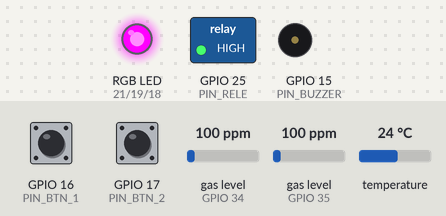
Bench run of a sketch on a simulated ESP32. On the bench: switched loads named in the sketch (green lamp = pin HIGH), an RGB LED mixed from three pins (HIGH = lit), buzzer (waves = sounding). The inputs (shaded band) are chosen by the test bench; at power-on: gas level (sensors on GPIO 34, GPIO 35) 100 ppm, GPIO 17 (PIN_BTN_2) LOW, GPIO 16 (PIN_BTN_1) LOW, temperature 24 °C. WiFi joins after 1.5 s; servers stay silent unless stated; EEPROM starts erased; no MQTT or app messages arrive unless stated; what the sketch prints to the serial monitor is not drawn.

Above: at 3.5 s.
3.6 s: gas level (sensor on GPIO 34) set to 482 ppm
7.2 s: gas level (sensor on GPIO 34) set to 512 ppm
At 11.4 s:
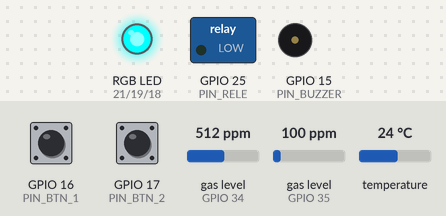
13.0 s: GPIO 17 (PIN_BTN_2) pulled HIGH for 1 s
15.5 s: gas level (sensor on GPIO 34) set to 20 ppm
At 16.9 s:
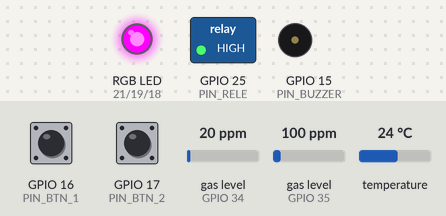
17.2 s: GPIO 16 (PIN_BTN_1) pulled HIGH for 0.15 s
At 18.4 s:
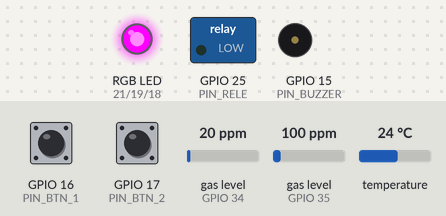
22.2 s: GPIO 16 (PIN_BTN_1) pulled HIGH for 1 s
At 24.6 s:
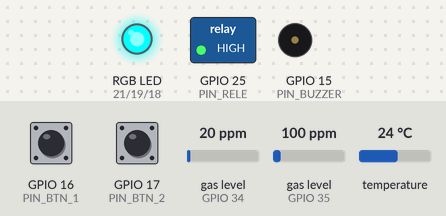
Timing chart, 0 to 27.3 s (numbered marks = the images above; inputs shaded):
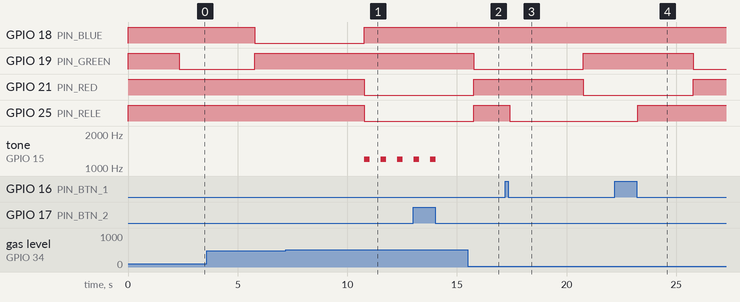

The sketch:

firmware_device.ino
```cpp
#include "config.h"
#include "actuators.h"
#include "sensors.h"
#include "music.h"
#include "device_network.h"
#include "mqtt.h"

void debugMode();

enum RiskLevel {
  RISK_NORMAL,
  RISK_ATTENTION,
  RISK_DANGER
};

static unsigned long lastSensorRead = 0;
static unsigned long lastActuatorPublish = 0;
static unsigned long lastButtonPublish = 0;

static unsigned long panicStableAt = 0;
static unsigned long muteStableAt = 0;
static bool panicReading = false;
static bool panicPressed = false;
static bool muteReading = false;
static bool mutePressed = false;
static bool physicalPanicMode = false;
static unsigned long muteUntil = 0;
static const unsigned long PORTAL_COMBO_HOLD_MS = 2000;
static bool comboPressedActive = false;
static bool comboTriggered = false;
static unsigned long comboStartedAt = 0;

static RiskLevel currentRisk = RISK_NORMAL;
static EnvironmentReadings latestReadings;
static RiskLevel lastPublishedRisk = RISK_NORMAL;

static const char* riskName(RiskLevel risk) {
  if (risk == RISK_DANGER) return "PERIGO";
  if (risk == RISK_ATTENTION) return "ATENCAO";
  return "NORMAL";
}

static void updateButtonStates() {
  bool panicNow = button1Pressed();
  bool muteNow = button2Pressed();

  if (panicNow != panicReading) {
    panicReading = panicNow;
    panicStableAt = millis();
  }

  if (muteNow != muteReading) {
    muteReading = muteNow;
    muteStableAt = millis();
  }

  unsigned long now = millis();

  if (panicNow == panicReading &&
      now - panicStableAt >= BUTTON_DEBOUNCE_MS &&
      panicPressed != panicReading) {
    panicPressed = panicReading;

    if (!panicPressed && !comboPressedActive) {
      physicalPanicMode = !physicalPanicMode;

      if (physicalPanicMode) {
        startAlarm();
        controlFan(true);
        publishAlert("PANICO_ACIONADO");
      } else {
        stopAlarm();
        controlFan(false);
        publishAlert("RISCO_NORMALIZADO");
      }

      publishButtons(true, mutePressed);
    }
  }

  if (muteNow == muteReading &&
      now - muteStableAt >= BUTTON_DEBOUNCE_MS &&
      mutePressed != muteReading) {
    mutePressed = muteReading;

    if (!mutePressed && !comboPressedActive) {
      setAlarmMuted(true);
      muteUntil = now + ALARM_MUTE_MS;
      publishAlert("ALARM_MUTED");
      publishButtons(panicPressed, true);
    }
  }

  if (panicPressed && mutePressed) {
    if (!comboPressedActive) {
      comboPressedActive = true;
      comboTriggered = false;
      comboStartedAt = now;
    } else if (!comboTriggered && now - comboStartedAt >= PORTAL_COMBO_HOLD_MS) {
      comboTriggered = true;
      turnOnLight(PIN_BLUE);
      resetAndStartNetworkConfigurationPortal();
    }
  } else if (!panicPressed && !mutePressed) {
    comboPressedActive = false;
    comboTriggered = false;
  }

  if (alarmIsMuted() && now >= muteUntil) {
    setAlarmMuted(false);
  }
}

static RiskLevel calculateRisk(const EnvironmentReadings& readings) {
  if ((readings.temperature_valid && readings.temperature >= TEMP_DANGER) ||
      readings.co2 >= CO2_DANGER ||
      readings.ch4 >= CH4_DANGER ||
      readings.smoke >= SMOKE_DANGER) {
    return RISK_DANGER;
  }

  if ((readings.temperature_valid && readings.temperature >= TEMP_WARNING) ||
      readings.co2 >= CO2_WARNING ||
      readings.ch4 >= CH4_WARNING ||
      readings.smoke >= SMOKE_WARNING) {
    return RISK_ATTENTION;
  }

  return RISK_NORMAL;
}

static void updateRiskOutputs(RiskLevel risk) {
  if (physicalPanicMode || panicModeActive()) {
    turnOnLight(PIN_RED);
    startAlarm();
    controlFan(true);
    return;
  }

  if (risk == RISK_DANGER) {
    turnOnLight(PIN_RED);
    startAlarm();
    controlFan(true);
  } else if (risk == RISK_ATTENTION) {
    turnOnLight(PIN_BLUE);
    stopAlarm();

    if (!fanManualModeActive()) {
      controlFan(false);
    }
  } else {
    turnOnLight(PIN_GREEN);
    stopAlarm();

    if (!fanManualModeActive()) {
      controlFan(false);
    }
  }
}

void setup() {
  Serial.begin(115200);

  initializeActuators();
  initializeSensors();

  latestReadings = readAllSensors(false);

  if (initializeNetwork()) {
    initializeMQTT();
  }

  updateRiskOutputs(RISK_NORMAL);
  panicReading = button1Pressed();
  panicPressed = panicReading;
  muteReading = button2Pressed();
  mutePressed = muteReading;
  panicStableAt = millis();
  muteStableAt = millis();
}

void loop() {
  maintainNetwork();
  maintainMusic();

  if (networkConnected()) {
    maintainMQTT();
  }

  updateButtonStates();
  maintainAlarm();

  unsigned long now = millis();

  if (now - lastSensorRead >= SENSOR_INTERVAL_MS) {
    lastSensorRead = now;

    latestReadings = readAllSensors(false);
    RiskLevel nextRisk = calculateRisk(latestReadings);

    if (nextRisk != currentRisk) {
      if (nextRisk == RISK_DANGER) {
        publishAlert("GAS_CRITICO");
      } else if (nextRisk == RISK_ATTENTION) {
        publishAlert("GAS_ELEVADO");
      } else {
        publishAlert("RISCO_NORMALIZADO");
      }

      currentRisk = nextRisk;
    }

    updateRiskOutputs(currentRisk);
    publishTelemetry(latestReadings);
  }

  if (mqttConnected() && now - lastActuatorPublish >= MQTT_ACTUATOR_INTERVAL_MS) {
    lastActuatorPublish = now;

    if (physicalPanicMode || panicModeActive()) {
      publishActuatorStates("PERIGO");
    } else {
      publishActuatorStates(riskName(currentRisk));
    }

    lastPublishedRisk = physicalPanicMode ? RISK_DANGER : currentRisk;
  }

  if (now - lastButtonPublish >= 30000) {
    lastButtonPublish = now;
    publishButtons(panicPressed, mutePressed);
  }
}

void debugMode() {
  readAllSensors(true);
}
```

actuators.cpp
```cpp
#include "actuators.h"
#include "config.h"

static bool alarmMuted = false;
static bool alarmActive = false;
static bool buzzerOn = false;
static bool fanOn = false;
static unsigned long lastBuzzerChange = 0;

void initializeActuators() {
  pinMode(PIN_RED, OUTPUT);
  pinMode(PIN_GREEN, OUTPUT);
  pinMode(PIN_BLUE, OUTPUT);
  pinMode(PIN_BUZZER, OUTPUT);
  pinMode(PIN_RELE, OUTPUT);

  // Pull-down externo
  pinMode(PIN_BTN_1, INPUT);
  pinMode(PIN_BTN_2, INPUT);

  turnOffLights();
  controlFan(false);
  stopAlarm();
}

void turnOffLights() {
  // LED RGB Ânodo Comum: HIGH desliga
  digitalWrite(PIN_RED, HIGH);
  digitalWrite(PIN_GREEN, HIGH);
  digitalWrite(PIN_BLUE, HIGH);
}

void turnOnLight(int lightPin) {
  turnOffLights();
  // LED RGB Ânodo Comum: LOW acende
  digitalWrite(lightPin, LOW);
}

void controlFan(bool turnOn) {
  fanOn = turnOn;
  // Módulo relé ativo em LOW
  digitalWrite(PIN_RELE, turnOn ? LOW : HIGH);
}

void setAlarmMuted(bool muted) {
  alarmMuted = muted;

  if (muted) {
    noTone(PIN_BUZZER);
    buzzerOn = false;
  }
}

bool alarmIsMuted() {
  return alarmMuted;
}

void startAlarm() {
  alarmActive = true;
}

void stopAlarm() {
  alarmActive = false;
  noTone(PIN_BUZZER);
  buzzerOn = false;
}

void maintainAlarm() {
  if (!alarmActive || alarmMuted) {
    if (buzzerOn) {
      noTone(PIN_BUZZER);
      buzzerOn = false;
    }
    return;
  }

  unsigned long now = millis();
  if (now - lastBuzzerChange >= (buzzerOn ? 250 : 500)) {
    lastBuzzerChange = now;

    if (buzzerOn) {
      noTone(PIN_BUZZER);
      buzzerOn = false;
    } else {
      tone(PIN_BUZZER, 1200);
      buzzerOn = true;
    }
  }
}

bool button1Pressed() {
  return digitalRead(PIN_BTN_1) == HIGH;
}

bool button2Pressed() {
  return digitalRead(PIN_BTN_2) == HIGH;
}

bool fanIsOn() {
  return fanOn;
}
```

actuators.h
```cpp
#pragma once
#include <Arduino.h>

void initializeActuators();
void turnOffLights();
void turnOnLight(int lightPin);
void controlFan(bool turnOn);
void setAlarmMuted(bool muted);
bool alarmIsMuted();
bool fanIsOn();
void maintainAlarm();
void startAlarm();
void stopAlarm();
bool button1Pressed();
bool button2Pressed();
```

device_network.cpp
```cpp
#include "device_network.h"
#include <WiFi.h>
#include <WiFiManager.h>
#include <Preferences.h>

static const char* AP_SSID = "Cinder-Gas-Monitor";
static const char* AP_PASSWORD = "cinder123";
static const char* HOSTNAME = "cinder-esp32";
static const char* DEFAULT_MQTT_HOST = "192.168.1.10";
static const uint16_t DEFAULT_MQTT_PORT = 1883;
static const int MQTT_HOST_MAX_LEN = 64;
static const int MQTT_PORT_MAX_LEN = 6;

static Preferences preferences;
static WiFiManager wifiManager;
static WiFiManagerParameter mqttHostParam(
  "mqtt_host",
  "MQTT broker IP or hostname",
  DEFAULT_MQTT_HOST,
  MQTT_HOST_MAX_LEN
);
static WiFiManagerParameter mqttPortParam(
  "mqtt_port",
  "MQTT port",
  "1883",
  MQTT_PORT_MAX_LEN
);

static String mqttHost = DEFAULT_MQTT_HOST;
static uint16_t mqttPort = DEFAULT_MQTT_PORT;
static bool paramsRegistered = false;
static bool wasConnected = false;
static unsigned long lastReconnectAttempt = 0;

static String readPreference(const char* key, const char* defaultValue) {
  preferences.begin("cinder", true);
  String value = preferences.getString(key, defaultValue);
  preferences.end();
  return value;
}

static void savePreference(const char* key, const String& value) {
  preferences.begin("cinder", false);
  preferences.putString(key, value);
  preferences.end();
}

static void sanitizeMQTTSettings(const String& hostInput, const String& portInput) {
  mqttHost = hostInput;
  mqttHost.trim();
  if (mqttHost.length() == 0) {
    mqttHost = DEFAULT_MQTT_HOST;
  }

  long parsedPort = portInput.toInt();
  if (parsedPort < 1 || parsedPort > 65535) {
    mqttPort = DEFAULT_MQTT_PORT;
  } else {
    mqttPort = static_cast<uint16_t>(parsedPort);
  }
}

static void syncParameterValues() {
  mqttHostParam.setValue(mqttHost.c_str(), MQTT_HOST_MAX_LEN);
  mqttPortParam.setValue(String(mqttPort).c_str(), MQTT_PORT_MAX_LEN);
}

static void saveParametersCallback() {
  sanitizeMQTTSettings(
    String(mqttHostParam.getValue()),
    String(mqttPortParam.getValue())
  );

  savePreference("mqtt_host", mqttHost);
  savePreference("mqtt_port", String(mqttPort));
  syncParameterValues();
}

static void onPortalStarted(WiFiManager* /*manager*/) {
  Serial.print("Configuration portal started: http://");
  Serial.println(WiFi.softAPIP());
}

bool initializeNetwork() {
  sanitizeMQTTSettings(
    readPreference("mqtt_host", DEFAULT_MQTT_HOST),
    readPreference("mqtt_port", "1883")
  );
  syncParameterValues();

  if (!paramsRegistered) {
    wifiManager.addParameter(&mqttHostParam);
    wifiManager.addParameter(&mqttPortParam);
    paramsRegistered = true;
  }

  wifiManager.setTitle("Cinder-Gas-Monitor");
  wifiManager.setHostname(HOSTNAME);
  wifiManager.setConfigPortalBlocking(false);
  wifiManager.setAPClientCheck(true);
  wifiManager.setConnectTimeout(10);
  wifiManager.setConfigPortalTimeout(180);
  wifiManager.setSaveParamsCallback(saveParametersCallback);
  wifiManager.setAPCallback(onPortalStarted);

  WiFi.mode(WIFI_STA);
  bool connected = wifiManager.autoConnect(AP_SSID, AP_PASSWORD);
  wasConnected = connected;

  if (connected) {
    Serial.print("Wi-Fi connected: ");
    Serial.println(WiFi.localIP());
  }

  return connected;
}

bool networkConnected() {
  return WiFi.status() == WL_CONNECTED;
}

void maintainNetwork() {
  wifiManager.process();

  bool connected = networkConnected();
  if (connected) {
    if (!wasConnected) {
      Serial.print("Wi-Fi connected: ");
      Serial.println(WiFi.localIP());
    }
    wasConnected = true;
    return;
  }

  wasConnected = false;

  if (wifiManager.getConfigPortalActive()) {
    return;
  }

  unsigned long now = millis();
  if (now - lastReconnectAttempt >= 10000) {
    lastReconnectAttempt = now;
    WiFi.reconnect();
  }
}

void startNetworkConfigurationPortal() {
  if (!wifiManager.getConfigPortalActive()) {
    wifiManager.startConfigPortal(AP_SSID, AP_PASSWORD);
  }
}

void resetAndStartNetworkConfigurationPortal() {
  Serial.println("Resetting Wi-Fi settings and starting configuration portal...");
  if (wifiManager.getConfigPortalActive()) {
    wifiManager.stopConfigPortal();
  }
  wifiManager.resetSettings();
  wifiManager.startConfigPortal(AP_SSID, AP_PASSWORD);
}

String getMQTTHost() {
  return mqttHost;
}

uint16_t getMQTTPort() {
  return mqttPort;
}
```

device_network.h
```cpp
#pragma once
#include <Arduino.h>

bool initializeNetwork();
bool networkConnected();
void maintainNetwork();
void startNetworkConfigurationPortal();
void resetAndStartNetworkConfigurationPortal();

String getMQTTHost();
uint16_t getMQTTPort();
```

mqtt.cpp
```cpp
#include "mqtt.h"
#include "device_network.h"
#include "actuators.h"
#include <WiFi.h>
#include <PubSubClient.h>

static WiFiClient wifiClient;
static PubSubClient mqtt(wifiClient);

static bool alarmMuted = false;
static bool fanManualMode = false;
static bool panicMode = false;
static bool fanState = false;
static unsigned long lastMQTTAttempt = 0;
static String configuredMQTTHost;

static const char* STATE_TOPIC = "cinder/esp32/actuators";

static String readPayload(byte* payload, unsigned int length) {
  String value;
  value.reserve(length);

  for (unsigned int i = 0; i < length; i++) {
    value += (char)payload[i];
  }

  value.trim();
  return value;
}

static void mqttCallback(char* topic, byte* payload, unsigned int length) {
  String topicText(topic);
  String command = readPayload(payload, length);

  if (topicText == "cinder/esp32/commands/mute") {
    if (command == "SILENCIAR") {
      alarmMuted = true;
      setAlarmMuted(true);
    } else if (command == "REATIVAR") {
      alarmMuted = false;
      setAlarmMuted(false);
    }
  } else if (topicText == "cinder/esp32/commands/fan") {
    if (command == "LIGAR") {
      fanManualMode = true;
      fanState = true;
      controlFan(true);
    } else if (command == "DESLIGAR") {
      fanManualMode = true;
      fanState = false;
      controlFan(false);
    } else if (command == "AUTO") {
      fanManualMode = false;
    }
  } else if (topicText == "cinder/esp32/commands/panic") {
    if (command == "ATIVAR") {
      panicMode = true;
      fanManualMode = true;
      fanState = true;
      controlFan(true);
      startAlarm();
      publishAlert("PANICO_ACIONADO");
    } else if (command == "DESATIVAR") {
      panicMode = false;
      fanManualMode = false;
      stopAlarm();
    }
  }

  mqtt.publish(STATE_TOPIC, "{\"updated\":true}", true);
}

static bool connectMQTT() {
  if (!networkConnected()) {
    return false;
  }

  configuredMQTTHost = getMQTTHost();
  mqtt.setServer(configuredMQTTHost.c_str(), getMQTTPort());
  mqtt.setCallback(mqttCallback);
  mqtt.setBufferSize(512);

  bool connected = mqtt.connect(
    "cinder-esp32",
    STATE_TOPIC,
    1,
    true,
    "{\"connection\":\"OFFLINE\"}"
  );

  if (!connected) {
    return false;
  }

  mqtt.subscribe("cinder/esp32/commands/#", 1);
  mqtt.publish(STATE_TOPIC, "{\"connection\":\"ONLINE\"}", true);
  return true;
}

void initializeMQTT() {
  lastMQTTAttempt = 0;
  connectMQTT();
}

void maintainMQTT() {
  if (mqtt.connected()) {
    mqtt.loop();
    return;
  }

  unsigned long now = millis();
  if (now - lastMQTTAttempt >= 5000) {
    lastMQTTAttempt = now;
    connectMQTT();
  }
}

bool mqttConnected() {
  return mqtt.connected();
}

bool panicModeActive() {
  return panicMode;
}

bool fanManualModeActive() {
  return fanManualMode;
}

void publishTelemetry(const EnvironmentReadings& readings) {
  if (!mqttConnected()) {
    return;
  }

  char payload[512];
  snprintf(
    payload, sizeof(payload),
    "{\"temperature\":%.2f,\"temperature_valid\":%s,"
    "\"voltage_mq135\":%.2f,\"co2\":%.2f,\"co_mq135\":%.2f,"
    "\"alcohol\":%.2f,\"nh4\":%.2f,\"toluene\":%.2f,"
    "\"acetone\":%.2f,\"voltage_mq4\":%.2f,\"ch4\":%.2f,"
    "\"lpg\":%.2f,\"propane\":%.2f,\"h2\":%.2f,\"smoke\":%.2f}",
    readings.temperature,
    readings.temperature_valid ? "true" : "false",
    readings.voltage_mq135, readings.co2, readings.co_mq135,
    readings.alcohol, readings.nh4, readings.toluene, readings.acetone,
    readings.voltage_mq4, readings.ch4, readings.lpg, readings.propane,
    readings.h2, readings.smoke
  );

  mqtt.publish("cinder/esp32/telemetry", payload, false);
}

void publishButtons(bool panicPressed, bool mutePressed) {
  if (!mqttConnected()) {
    return;
  }

  char payload[128];
  snprintf(payload, sizeof(payload),
    "{\"panic\":\"%s\",\"mute\":\"%s\"}",
    panicPressed ? "PRESSED" : "RELEASED",
    mutePressed ? "PRESSED" : "RELEASED"
  );

  mqtt.publish("cinder/esp32/buttons", payload, false);
}

void publishActuatorStates(const char* risk) {
  if (!mqttConnected()) {
    return;
  }

  char payload[256];
  snprintf(payload, sizeof(payload),
    "{\"risk\":\"%s\",\"green_led\":\"%s\","
    "\"yellow_led\":\"%s\",\"red_led\":\"%s\","
    "\"buzzer\":\"%s\",\"fan\":\"%s\","
    "\"fan_mode\":\"%s\",\"panic\":%s,\"connection\":\"ONLINE\"}",
    risk,
    strcmp(risk, "NORMAL") == 0 ? "ON" : "OFF",
    strcmp(risk, "ATENCAO") == 0 ? "ON" : "OFF",
    strcmp(risk, "PERIGO") == 0 ? "ON" : "OFF",
    alarmMuted ? "OFF" : "ON",
    fanIsOn() ? "ON" : "OFF",
    fanManualMode ? "MANUAL" : "AUTO",
    panicMode ? "true" : "false"
  );

  mqtt.publish(STATE_TOPIC, payload, true);
}

void publishAlert(const char* alertType) {
  if (!mqttConnected()) {
    return;
  }

  char payload[128];
  snprintf(payload, sizeof(payload), "{\"type\":\"%s\"}", alertType);
  mqtt.publish("cinder/esp32/alerts", payload, false);
}
```

mqtt.h
```cpp
#pragma once
#include <Arduino.h>
#include "sensors.h"

void initializeMQTT();
void maintainMQTT();
bool mqttConnected();

void publishTelemetry(const EnvironmentReadings& readings);
void publishButtons(bool panicPressed, bool mutePressed);
void publishActuatorStates(const char* risk);
void publishAlert(const char* alertType);
bool panicModeActive();
bool fanManualModeActive();
```

music.h
```cpp
#pragma once

void playTestMusic();
void maintainMusic();
```

sensors.h
```cpp
#pragma once
#include <Arduino.h>

struct EnvironmentReadings {
  // DS18B20
  float temperature;
  bool temperature_valid;

  // MQ-135
  float voltage_mq135;
  float co2;
  float co_mq135;
  float alcohol;
  float nh4;
  float toluene;
  float acetone;

  // MQ-4
  float voltage_mq4;
  float ch4;
  float lpg;
  float propane;
  float h2;
  float smoke;
};

void initializeSensors();
void calibrateMQSensors();
int countTemperatureDevices();
float readTemperature(bool printSerial = false);
EnvironmentReadings readAllSensors(bool printSerial = true);
```

Source omitted: music.cpp (2321 bytes), notes.h (1908 bytes), sensors.cpp (4051 bytes), config.h (1279 bytes)

Measured:
- the behaviour switches between 499 and 500 ppm on gas level (sensor on GPIO 34) (found by bisection; images 0 and 1)
- after the input at 7.2 s, GPIO 18 (PIN_BLUE): LOW → HIGH after 3.6 s; GPIO 21 (PIN_RED), GPIO 25 (PIN_RELE): HIGH → LOW after 3.6 s; tone on GPIO 15 (PIN_BUZZER): alternates 1200 Hz for 0.25 s and silent for 0.50 s, starting after 3.6 s
- after the input at 15.5 s, GPIO 19 (PIN_GREEN): HIGH → LOW after 0.27 s; GPIO 21 (PIN_RED), GPIO 25 (PIN_RELE): LOW → HIGH after 0.27 s
- after the input at 17.2 s, GPIO 19 (PIN_GREEN): LOW → HIGH after 3.6 s; GPIO 21 (PIN_RED): HIGH → LOW after 3.6 s; GPIO 25 (PIN_RELE): HIGH → LOW after 0.20 s
- after the input at 22.2 s, GPIO 19 (PIN_GREEN): HIGH → LOW after 3.6 s; GPIO 21 (PIN_RED): LOW → HIGH after 3.6 s; GPIO 25 (PIN_RELE): LOW → HIGH after 1.1 s
